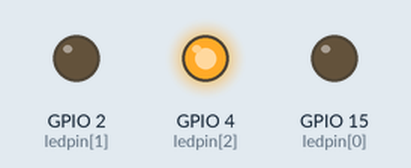
Simulated run of this sketch. Board: ESP32. Shown: output pins drawn as LEDs (lit = HIGH).

Above: at 0.1 s.
Timing chart, 0 to 1.6 s (numbered marks = the images above):
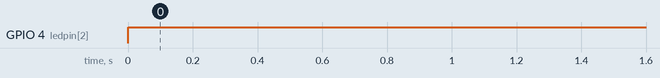

The sketch:

3.3_RGB-leds.ino
```cpp
/**********************************************************************
  Filename    : meteor leds
  Description : Using PWM Control RGB led light
  Auther      : Miaoshun WU
  Modification: 2020/11/27
**********************************************************************/
const byte ledpin[]={15,2,4};   //define the RGBled pin
const byte CHN[]={0,1,2};       //define the pwm channel 0-2
int red,green,blue;

// the setup function runs once when you press reset or power the board
void setup() {
  // initialize digital pin PIN_LED as an output.
    for (int i = 0; i < 3; i++)
    { //setup the pwm channels
      ledcSetup(CHN[i],1000,8);
      ledcAttachPin(ledpin[i], CHN[i]);
    }

}
// the loop function runs over and over again forever
void loop()
{

        ledcWrite(ledpin[0],255);
        ledcWrite(ledpin[1],255);
        ledcWrite(ledpin[2],255);

}
```

Measured:
- by itself, GPIO 4 (ledpin[2]): LOW → HIGH at 0.00 s
